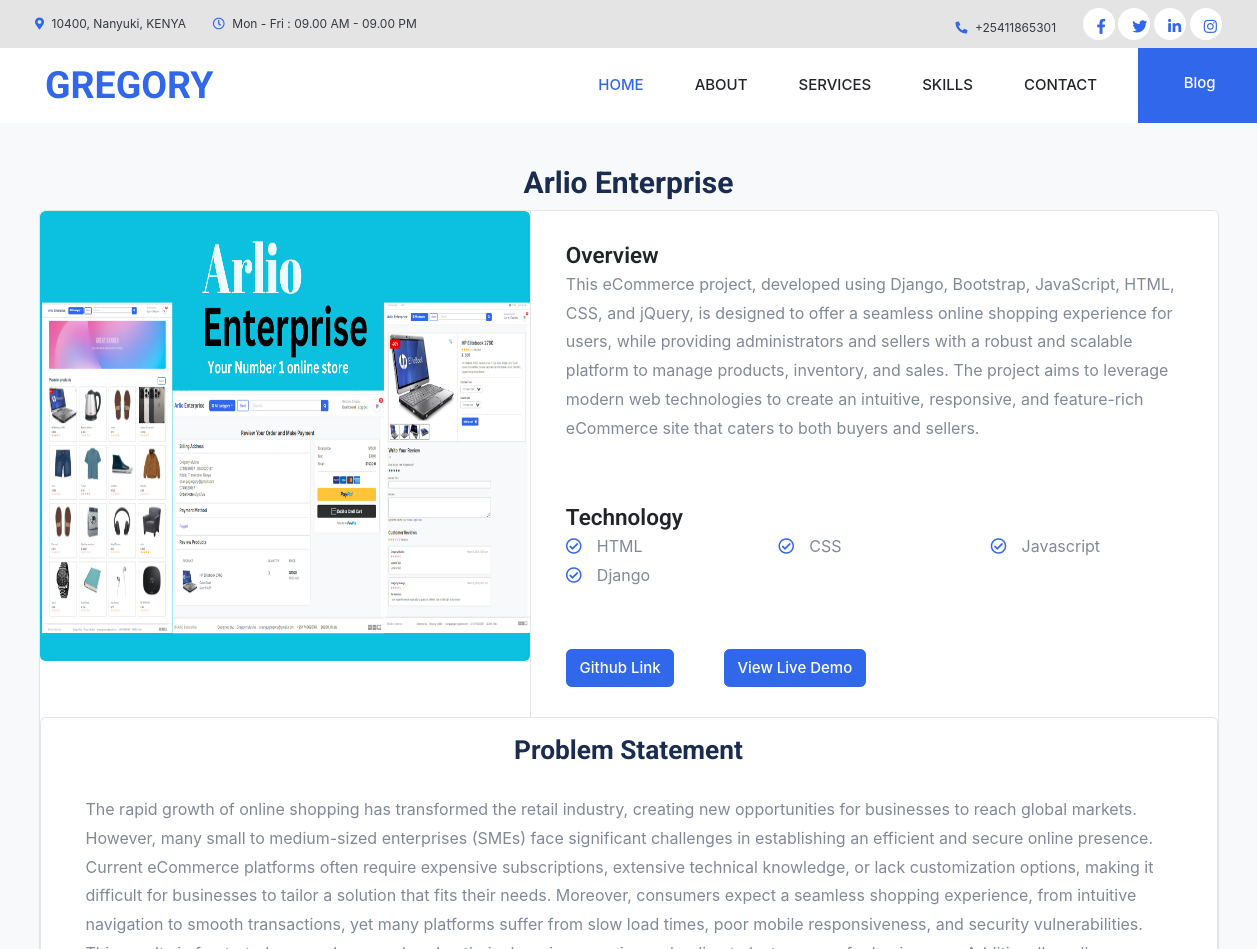
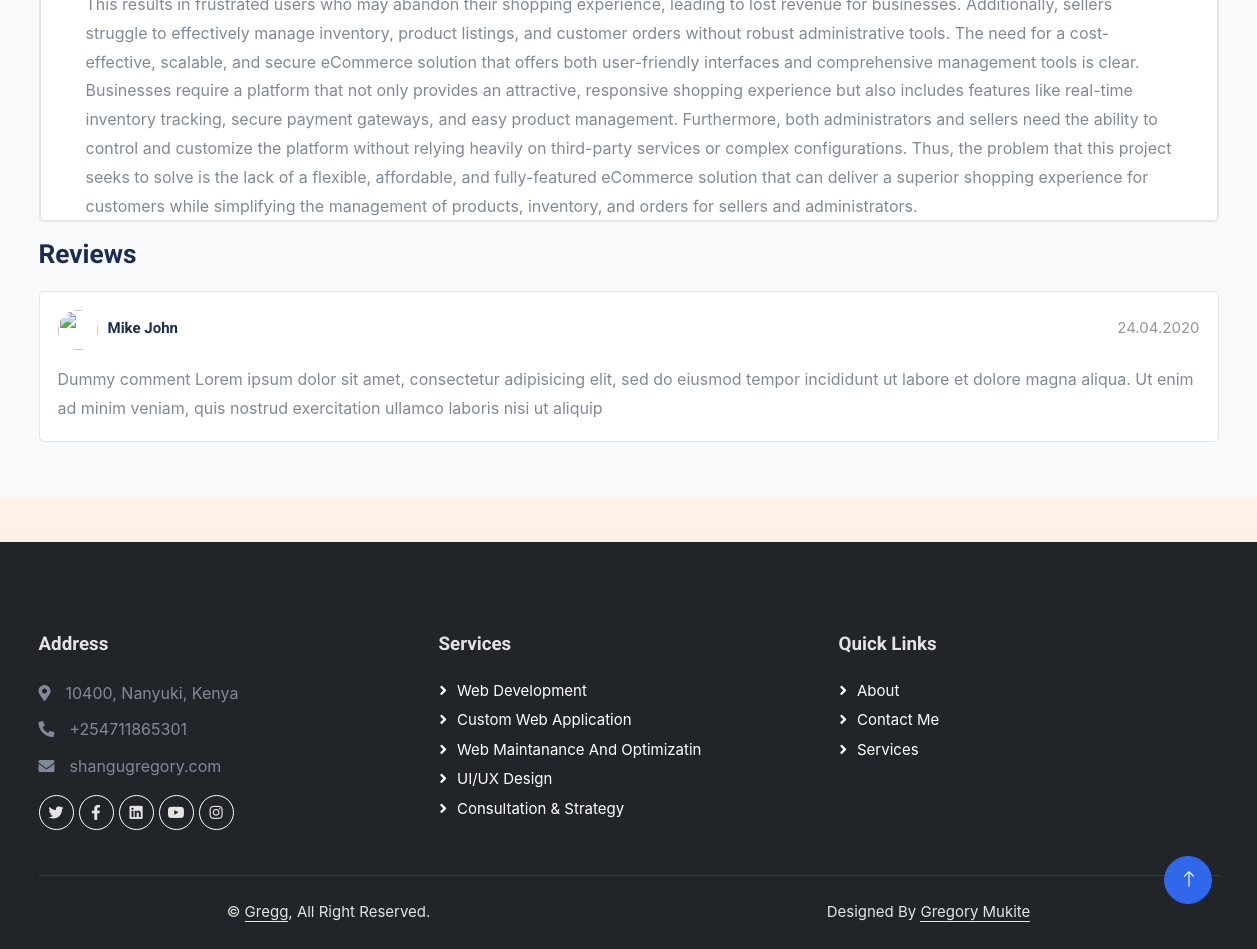
Page /project_details/project_details/1/ on the committed database (2 pictures, top to bottom).
### projects/models.py (models this page shows, shortened)
class Project(models.Model):
    title = models.CharField(max_length=200)
    image = models.ImageField(upload_to='project_pics')
    link = models.CharField(max_length=200)
    profile = models.ForeignKey(Profile, on_delete=models.CASCADE)
    start_date = models.DateField(null=True)
    end_date = models.DateField(null=True)
    live_demo_link = models.CharField(null=True, max_length=300)

class Overview(models.Model):
    project = models.ForeignKey(Project, on_delete=models.CASCADE)
    summary = models.TextField()
    problem_statement=models.TextField()

class Technology(models.Model):
    project = models.ForeignKey(Project, on_delete=models.CASCADE)
    technology =  models.CharField(max_length= 300)

### projects/views.py (the view)
# urls.py: path('project_details/<int:id>/', ProjectDetails, name = 'project_details'),
def ProjectDetails(request, id):
    project = get_object_or_404(Project.objects.prefetch_related('overview_set', 'technology_set').filter(id = id))
    context = {
        'project':project,
    }
    return render(request,'project/project_details.html', context)

### portfolio/templates/project/project_details.html
{% extends 'home/base.html' %}
{% load static %}
{% block content %}
<section class="section-content padding-y bg">
  <div class="container">
    <div class="row">
      <main class="col-md-12">
        <h2 class="title text-center">{{project.title}}</h2>
        <div class="card">
          <div class="row no-gutters">
            <aside class="col-md-5">
              <article class="gallery-wrap">
                <div class="img-big-wrap">
                  <a href="#"><img src="{{project.image.url}}"></a>
                </div>
              </article>
            </aside>
            <main class="col-md-7 border-left">
              <article class="content-body">
                <div class="mb-0">
                  <var class="price h4">Overview</var>
                </div>
                {% for overview in project.overview_set.all %}
                <p>
                  {{overview.summary}}
                </p>
                {%endfor%}
              </article>
              <article class="content-body">
                <div class="mb-0">
                  <var class="price h4">Technology</var>
                </div>
                <div class="row">
                  {% for technology in project.technology_set.all %}
                  <div class="col-md-4">
                    <p><i class="far fa-check-circle text-primary me-3"></i>{{ technology.technology }}</p>
                  </div>
                  {%endfor%}
                </div>
              </article>
              <article class="content-body ">
                <a href="" class="btn btn-primary mr-5">Github Link</a>
                <a href="" class="btn btn-primary">View Live Demo</a>
              </article>
            </main>
            <div class="col-md-13">
              <div class="card">
                <header class="section-heading ">
                  <h3 class="text-center">Problem Statement</h3>
                </header>
                {% for technology in project.overview_set.all %}
                <div class="mt-0 mr-5 ml-5">
                  <p>{{technology.problem_statement}} </p>
                </div>
                {% endfor %}
              </div>
            </div>
          </div>
        </div>
        <div class="row">
          <div class="col-md-12">
            <header class="section-heading">
              <h3>Reviews </h3>
            </header>
            <article class="box mb-3">
              <div class="icontext w-100">
                <img src="./images/avatars/avatar1.jpg" class="img-xs icon rounded-circle">
                <div class="text">
                  <span class="date text-muted float-md-right">24.04.2020 </span>
                  <h6 class="mb-1">Mike John </h6>
                </div>
              </div>
              <div class="mt-3">
                <p>
                  Dummy comment Lorem ipsum dolor sit amet, consectetur adipisicing elit, sed do eiusmod
                  tempor incididunt ut labore et dolore magna aliqua. Ut enim ad minim veniam,
                  quis nostrud exercitation ullamco laboris nisi ut aliquip
                </p>
              </div>
            </article>
          </div>
        </div>
      </main>
    </div>
  </div>
</section>
{% endblock content %}

### static/css/style.css (style rules this page uses)
:root { --primary: #0463FA; --light: #EFF5FF; --dark: #1B2C51; }
* { padding: 0; margin: 0; }
* { -webkit-box-sizing:border-box; -moz-box-sizing:border-box; -o-box-sizing:border-box; -ms-box-sizing:border-box; box-sizing:border-box; }
body { font-family: 'Poppins', sans-serif; font-size:16px; color: #676a81; background: #FFF1E6 !important; max-width:1920px; margin:0 auto; overflow-x:hidden; }
.btn { font-weight: 500; transition: .5s; }
.btn.btn-primary, .btn.btn-secondary { color: #FFFFFF; }
body { font-family: 'Poppins', sans-serif; font-size:16px; color:#818998; text-transform:initial; max-width:1920px; margin:0 auto; overflow-x:hidden; }
p { margin: 0; color:#818998; font-size:16px; line-height: 1.8; text-transform: initial; }
img { border:none;max-width:100%; height:auto; }

### static/css/ui.css (style rules this page uses)
html { font-family: "Inter", sans-serif; font-size: 15px; }
.content-body { flex: 1 1 auto; padding: 2rem 2.3rem; }
.img-xs, .img-sm, .img-md, .img-lg { -o-object-fit: cover; object-fit: cover; flex-shrink: 0; flex-grow: 0; }
.img-xs { width: 40px; height: 40px; }
.padding-y { padding-top: 40px; padding-bottom: 40px; }
var { font-style: normal; }
article:after, .form-group:after { display: block; clear: both; content: ""; }
.bg { background-color: #f8f9fa; }
.section-heading { margin-bottom: 20px; margin-top: 15px; }
p:last-child { margin-bottom: 0; }
.icontext { display: inline-flex; align-items: center; vertical-align: middle; }
.icontext .text { width: 100%; line-height: 1.2; }
.icontext .icon { position: relative; margin-right: 10px; flex-shrink: 0; flex-grow: 0; }
.price { font-weight: 600; color: #212529; }
.box { padding: 18px; background: #fff; border-radius: 0.37rem; border: 1px solid #e4e4e4; }
.box img { max-width: 100%; }
.gallery-wrap .img-big-wrap { margin-bottom: 10px; border-radius: 0.37rem; overflow: hidden; background-color: #fff; }
.gallery-wrap .img-big-wrap a { text-align: center; display: block; }
.gallery-wrap .img-big-wrap img { height: 450px; width: auto; display: inline-block; }

### rows in the picture
Project: title "Arlio Enterprise", image (picture)
Overview: summary "This eCommerce project, developed using Django, Bootstrap, JavaScript, HTML, CSS, and jQuery, is designed to offer a seamless online shopping experience for users, while providing administrators and sellers with a robust and scalable platform to manage products, inventory, and sales. The project aims to leverage modern web technologies to create an intuitive, responsive, and feature-rich eCommerce site that caters to both buyers and sellers.", problem_statement "The rapid growth of online shopping has transformed the retail industry, creating new opportunities for businesses to reach global markets. However, many small to medium-sized enterprises (SMEs) face significant challenges in establishing an efficient and secure online presence. Current eCommerce platforms often require expensive subscriptions, extensive technical knowledge, or lack customization options, making it difficult for businesses to tailor a solution that fits their needs. Moreover, consumers expect a seamless shopping experience, from intuitive navigation to smooth transactions, yet many platforms suffer from slow load times, poor mobile responsiveness, and security…"
Technology: technology "HTML"
Technology: technology "CSS"
Technology: technology "Javascript"
Technology: technology "Django"
